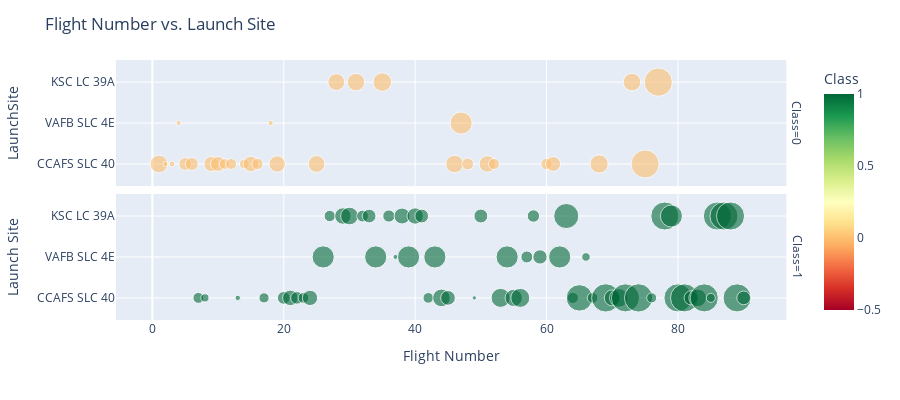

The notebook cell saved with this chart:
### Code cell
fig = px.scatter(df, x="FlightNumber", y="LaunchSite", color="Class", size='PayloadMass', hover_data=['PayloadMass'], color_continuous_scale='rdylgn', opacity=.6, facet_row="Class",height=400)
fig.update_layout(title='Flight Number vs. Launch Site', xaxis_title='Flight Number', yaxis_title='Launch Site')
fig.show()

### Figure 1 — Plotly figure (JSON) as saved in the notebook; plotly's stock layout.template omitted (floating-point values rounded to 4 significant figures)
{"data": [{"customdata": [[6105.0], [525.0], [677.0], [500.0], [3170.0], [3325.0], [4535.0], [4428.0], [2216.0], [2395.0], [1898.0], [4707.0], [2477.0], [553.0], [5271.0], [5500.0], [5600.0], [6070.0], [6761.0], [6092.0], [9600.0], [2760.0], [5384.0], [2410.0], [2573.0], [4400.0], [6500.0], [6105.0], [15400.0], [15600.0]], "hovertemplate": "Class=%{marker.color}<br>FlightNumber=%{x}<br>LaunchSite=%{y}<br>PayloadMass=%{customdata[0]}<extra></extra>", "legendgroup": "", "marker": {"color": [0, 0, 0, 0, 0, 0, 0, 0, 0, 0, 0, 0, 0, 0, 0, 0, 0, 0, 0, 0, 0, 0, 0, 0, 0, 0, 0, 0, 0, 0], "coloraxis": "coloraxis", "opacity": 0.6, "size": [6105.0, 525.0, 677.0, 500.0, 3170.0, 3325.0, 4535.0, 4428.0, 2216.0, 2395.0, 1898.0, 4707.0, 2477.0, 553.0, 5271.0, 5500.0, 5600.0, 6070.0, 6761.0, 6092.0, 9600.0, 2760.0, 5384.0, 2410.0, 2573.0, 4400.0, 6500.0, 6105.0, 15400.0, 15600.0], "sizemode": "area", "sizeref": 39, "symbol": "circle"}, "mode": "markers", "name": "", "orientation": "h", "showlegend": false, "type": "scatter", "x": [1, 2, 3, 4, 5, 6, 9, 10, 11, 12, 14, 15, 16, 18, 19, 25, 28, 31, 35, 46, 47, 48, 51, 52, 60, 61, 68, 73, 75, 77], "xaxis": "x2", "y": ["CCAFS SLC 40", "CCAFS SLC 40", "CCAFS SLC 40", "VAFB SLC 4E", "CCAFS SLC 40", "CCAFS SLC 40", "CCAFS SLC 40", "CCAFS SLC 40", "CCAFS SLC 40", "CCAFS SLC 40", "CCAFS SLC 40", "CCAFS SLC 40", "CCAFS SLC 40", "VAFB SLC 4E", "CCAFS SLC 40", "CCAFS SLC 40", "KSC LC 39A", "KSC LC 39A", "KSC LC 39A", "CCAFS SLC 40", "VAFB SLC 4E", "CCAFS SLC 40", "CCAFS SLC 40", "CCAFS SLC 40", "CCAFS SLC 40", "CCAFS SLC 40", "CCAFS SLC 40", "KSC LC 39A", "CCAFS SLC 40", "KSC LC 39A"], "yaxis": "y2"}, {"customdata": [[2296.0], [1316.0], [570.0], [2034.0], [3136.0], [4696.0], [3100.0], [2257.0], [4600.0], [9600.0], [2490.0], [5300.0], [6105.0], [2708.0], [3669.0], [9600.0], [2910.0], [475.0], [4990.0], [9600.0], [5200.0], [3700.0], [2205.0], [9600.0], [6105.0], [4230.0], [350.0], [3750.0], [7076.0], [9600.0], [5800.0], [7060.0], [2800.0], [3000.0], [4000.0], [9600.0], [12260.0], [2482.0], [13620.0], [1425.0], [2228.0], [15600.0], [5000.0], [6800.0], [15400.0], [15600.0], [1977.0], [15400.0], [9525.0], [15400.0], [15400.0], [3880.0], [6105.0], [15400.0], [1600.0], [15400.0], [15400.0], [15400.0], [15400.0], [3681.0]], "hovertemplate": "Class=%{marker.color}<br>FlightNumber=%{x}<br>LaunchSite=%{y}<br>PayloadMass=%{customdata[0]}<extra></extra>", "legendgroup": "", "marker": {"color": [1, 1, 1, 1, 1, 1, 1, 1, 1, 1, 1, 1, 1, 1, 1, 1, 1, 1, 1, 1, 1, 1, 1, 1, 1, 1, 1, 1, 1, 1, 1, 1, 1, 1, 1, 1, 1, 1, 1, 1, 1, 1, 1, 1, 1, 1, 1, 1, 1, 1, 1, 1, 1, 1, 1, 1, 1, 1, 1, 1], "coloraxis": "coloraxis", "opacity": 0.6, "size": [2296.0, 1316.0, 570.0, 2034.0, 3136.0, 4696.0, 3100.0, 2257.0, 4600.0, 9600.0, 2490.0, 5300.0, 6105.0, 2708.0, 3669.0, 9600.0, 2910.0, 475.0, 4990.0, 9600.0, 5200.0, 3700.0, 2205.0, 9600.0, 6105.0, 4230.0, 350.0, 3750.0, 7076.0, 9600.0, 5800.0, 7060.0, 2800.0, 3000.0, 4000.0, 9600.0, 12260.0, 2482.0, 13620.0, 1425.0, 2228.0, 15600.0, 5000.0, 6800.0, 15400.0, 15600.0, 1977.0, 15400.0, 9525.0, 15400.0, 15400.0, 3880.0, 6105.0, 15400.0, 1600.0, 15400.0, 15400.0, 15400.0, 15400.0, 3681.0], "sizemode": "area", "sizeref": 39, "symbol": "circle"}, "mode": "markers", "name": "", "orientation": "h", "showlegend": false, "type": "scatter", "x": [7, 8, 13, 17, 20, 21, 22, 23, 24, 26, 27, 29, 30, 32, 33, 34, 36, 37, 38, 39, 40, 41, 42, 43, 44, 45, 49, 50, 53, 54, 55, 56, 57, 58, 59, 62, 63, 64, 65, 66, 67, 69, 70, 71, 72, 74, 76, 78, 79, 80, 81, 82, 83, 84, 85, 86, 87, 88, 89, 90], "xaxis": "x", "y": ["CCAFS SLC 40", "CCAFS SLC 40", "CCAFS SLC 40", "CCAFS SLC 40", "CCAFS SLC 40", "CCAFS SLC 40", "CCAFS SLC 40", "CCAFS SLC 40", "CCAFS SLC 40", "VAFB SLC 4E", "KSC LC 39A", "KSC LC 39A", "KSC LC 39A", "KSC LC 39A", "KSC LC 39A", "VAFB SLC 4E", "KSC LC 39A", "VAFB SLC 4E", "KSC LC 39A", "VAFB SLC 4E", "KSC LC 39A", "KSC LC 39A", "CCAFS SLC 40", "VAFB SLC 4E", "CCAFS SLC 40", "CCAFS SLC 40", "CCAFS SLC 40", "KSC LC 39A", "CCAFS SLC 40", "VAFB SLC 4E", "CCAFS SLC 40", "CCAFS SLC 40", "VAFB SLC 4E", "KSC LC 39A", "VAFB SLC 4E", "VAFB SLC 4E", "KSC LC 39A", "CCAFS SLC 40", "CCAFS SLC 40", "VAFB SLC 4E", "CCAFS SLC 40", "CCAFS SLC 40", "CCAFS SLC 40", "CCAFS SLC 40", "CCAFS SLC 40", "CCAFS SLC 40", "CCAFS SLC 40", "KSC LC 39A", "KSC LC 39A", "CCAFS SLC 40", "CCAFS SLC 40", "CCAFS SLC 40", "CCAFS SLC 40", "CCAFS SLC 40", "CCAFS SLC 40", "KSC LC 39A", "KSC LC 39A", "KSC LC 39A", "CCAFS SLC 40", "CCAFS SLC 40"], "yaxis": "y"}], "layout": {"annotations": [{"font": {}, "showarrow": false, "text": "Class=1", "textangle": 90, "x": 0.98, "xanchor": "left", "xref": "paper", "y": 0.2425, "yanchor": "middle", "yref": "paper"}, {"font": {}, "showarrow": false, "text": "Class=0", "textangle": 90, "x": 0.98, "xanchor": "left", "xref": "paper", "y": 0.7575, "yanchor": "middle", "yref": "paper"}], "coloraxis": {"colorbar": {"title": {"text": "Class"}}, "colorscale": [[0, "rgb(165,0,38)"], [0.1, "rgb(215,48,39)"], [0.2, "rgb(244,109,67)"], [0.3, "rgb(253,174,97)"], [0.4, "rgb(254,224,139)"], [0.5, "rgb(255,255,191)"], [0.6, "rgb(217,239,139)"], [0.7, "rgb(166,217,106)"], [0.8, "rgb(102,189,99)"], [0.9, "rgb(26,152,80)"], [1, "rgb(0,104,55)"]]}, "height": 400, "legend": {"itemsizing": "constant", "tracegroupgap": 0}, "margin": {"t": 60}, "title": {"text": "Flight Number vs. Launch Site"}, "xaxis": {"anchor": "y", "domain": [0, 0.98], "title": {"text": "Flight Number"}}, "xaxis2": {"anchor": "y2", "domain": [0, 0.98], "matches": "x", "showticklabels": false}, "yaxis": {"anchor": "x", "domain": [0, 0.485], "title": {"text": "Launch Site"}}, "yaxis2": {"anchor": "x2", "domain": [0.515, 1], "matches": "y", "title": {"text": "LaunchSite"}}}}
